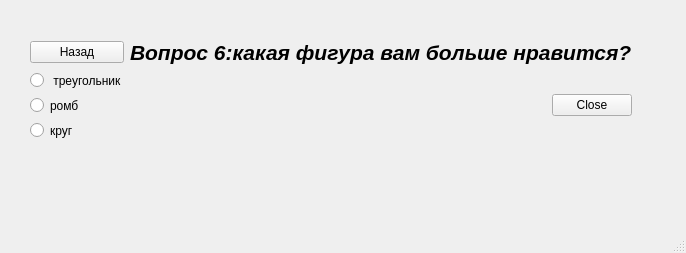
<?xml version="1.0" encoding="UTF-8"?>
<ui version="4.0">
 <class>Test_1q6</class>
 <widget class="QMainWindow" name="Test_1q6">
  <property name="geometry">
   <rect>
    <x>0</x>
    <y>0</y>
    <width>686</width>
    <height>253</height>
   </rect>
  </property>
  <property name="windowTitle">
   <string>MainWindow</string>
  </property>
  <widget class="QWidget" name="centralwidget">
   <widget class="QWidget" name="">
    <property name="geometry">
     <rect>
      <x>30</x>
      <y>40</y>
      <width>602</width>
      <height>100</height>
     </rect>
    </property>
    <layout class="QGridLayout" name="gridLayout">
     <item row="0" column="0" colspan="2">
      <layout class="QHBoxLayout" name="horizontalLayout_2">
       <item>
        <widget class="QPushButton" name="backButton_for_q5">
         <property name="text">
          <string>Назад</string>
         </property>
        </widget>
       </item>
       <item>
        <widget class="QLabel" name="label">
         <property name="text">
          <string>&lt;html&gt;&lt;head/&gt;&lt;body&gt;&lt;p&gt;&lt;span style=&quot; font-size:16pt; font-weight:600; font-style:italic;&quot;&gt;Вопрос 6:какая фигура вам больше нравится?&lt;/span&gt;&lt;/p&gt;&lt;/body&gt;&lt;/html&gt;</string>
         </property>
        </widget>
       </item>
      </layout>
     </item>
     <item row="1" column="0">
      <layout class="QVBoxLayout" name="verticalLayout">
       <item>
        <widget class="QRadioButton" name="radioButton_16">
         <property name="text">
          <string> треугольник</string>
         </property>
        </widget>
       </item>
       <item>
        <widget class="QRadioButton" name="radioButton_26">
         <property name="text">
          <string>ромб</string>
         </property>
        </widget>
       </item>
       <item>
        <widget class="QRadioButton" name="radioButton_36">
         <property name="text">
          <string>круг</string>
         </property>
        </widget>
       </item>
      </layout>
     </item>
     <item row="1" column="1">
      <layout class="QHBoxLayout" name="horizontalLayout">
       <item>
        <spacer name="horizontalSpacer">
         <property name="orientation">
          <enum>Qt::Horizontal</enum>
         </property>
         <property name="sizeHint" stdset="0">
          <size>
           <width>208</width>
           <height>20</height>
          </size>
         </property>
        </spacer>
       </item>
       <item>
        <widget class="QPushButton" name="closeButton_for_Begin">
         <property name="text">
          <string>Close</string>
         </property>
        </widget>
       </item>
      </layout>
     </item>
    </layout>
   </widget>
  </widget>
  <widget class="QMenuBar" name="menubar">
   <property name="geometry">
    <rect>
     <x>0</x>
     <y>0</y>
     <width>686</width>
     <height>21</height>
    </rect>
   </property>
  </widget>
  <widget class="QStatusBar" name="statusbar"/>
 </widget>
 <resources/>
 <connections/>
</ui>
